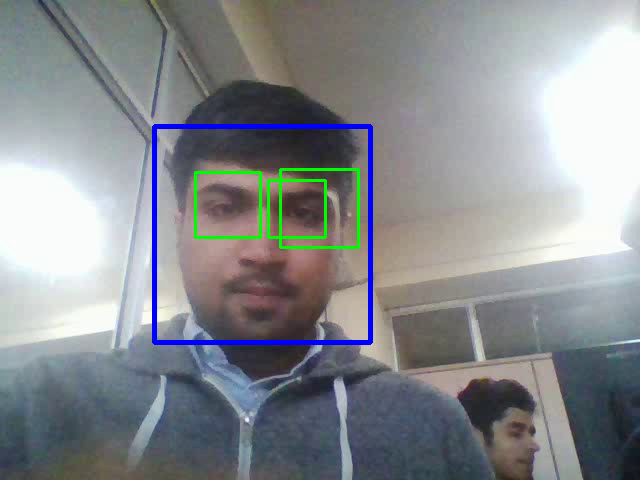
#> input picture frame 0 of output.avi, 640 x 480 px, given in place of the camera
$ python live_face_eye.py
#> lines starting #> are read from the running program, lines starting #| are printed output that depends on the picture; after the words box and inside, x2 and y2 are one past the last pixel; in counts of white or black regions, pixels touching at a corner belong together
import numpy as np
import cv2, time, pandas
from datetime import datetime

face_cascade = cv2.CascadeClassifier('haarcascade_frontalface_default.xml')

eye_cascade = cv2.CascadeClassifier('haarcascade_eye.xml')

#updates for graph
first_frame=None
status_list=[None,None]
times=[]
df=pandas.DataFrame(columns=["Start","End"])


# Initialization for saving the video!
fourcc = cv2.VideoWriter_fourcc(*'XVID')
out = cv2.VideoWriter('output.avi',fourcc, 15.0, (640,480))
cap = cv2.VideoCapture()
cap.open(0)
while 1:
    status=0
    ret, img = cap.read()
#> img is the input picture: shape (480, 640, 3); mean B, G, R 143.5, 139.9, 136.4
    gray = cv2.cvtColor(img, cv2.COLOR_BGR2GRAY)
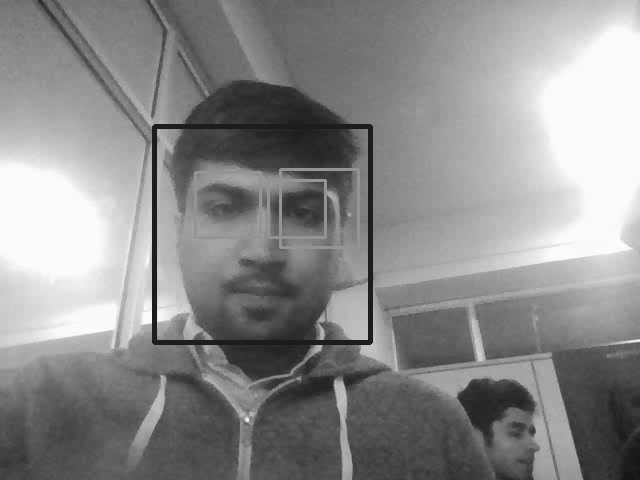
#> gray: shape (480, 640); min 14, max 255, mean 139.2
    face = face_cascade.detectMultiScale(gray, 1.3, 5)
#> face = [[153, 124, 218, 218]]

    for (x,y,w,h) in face:
        status=1
        cv2.rectangle(img,(x,y),(x+w,y+h),(255,0,0),3)
        roi_gray = gray[y:y+h, x:x+w]
        roi_color = img[y:y+h, x:x+w]

        eyes = eye_cascade.detectMultiScale(roi_gray)
        for (ex,ey,ew,eh) in eyes:
            cv2.rectangle(roi_color,(ex,ey),(ex+ew,ey+eh),(0,255,0),2)
        out.write(img)
#> this loop made 1 pass
#> (x, y, w, h, status, eyes) on pass 1: (153, 124, 218, 218, 1, [[43, 54, 55, 55], [119, 34, 81, 81]])
#> pass 1, `roi_gray = gray[y:y+h, x:x+w]`:
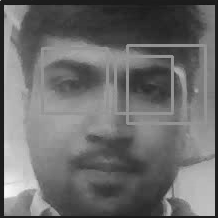
#> roi_gray: shape (218, 218); min 21, max 248, mean 108.1
#> pass 1, `roi_color = img[y:y+h, x:x+w]`:
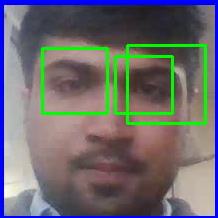
#> roi_color: shape (218, 218, 3); mean B, G, R 110.3, 107.4, 108.6
#> after the loop:
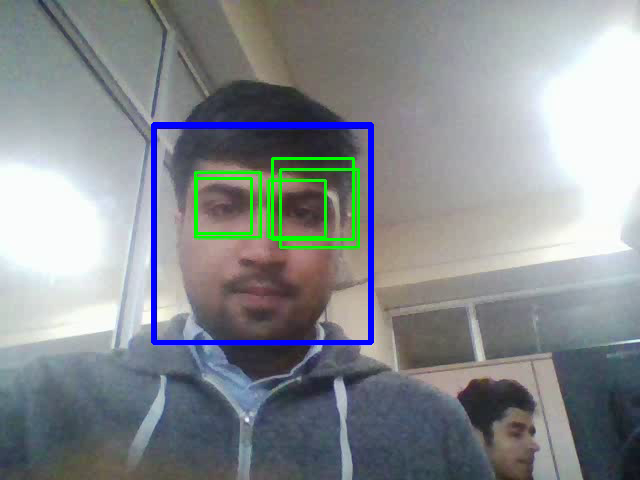
#> img: shape (480, 640, 3); 1.93% of pixels changed, all inside (x1, y1, x2, y2) = (151, 122, 374, 345)
#> after the loop:
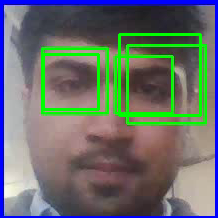
#> roi_color: shape (218, 218, 3); 3.4% of pixels changed, all inside (x1, y1, x2, y2) = (42, 33, 202, 117)

    status_list.append(status)
    status_list=status_list[-2:]
#> status_list = 2 items

    if status_list[-1]==1 and status_list[-2]==0:
        times.append(datetime.now())
    if status_list[-1]==0 and status_list[-2]==1:
        times.append(datetime.now())

    cv2.imshow('img',img)
    k = cv2.waitKey(1)
#> (key q is pressed here)
    if k==ord('q'):
        if status==1:
            times.append(datetime.now())
        break

for i in range(0,len(times),2):
#> (the run stopped early here; a loop or call above may not have finished)
